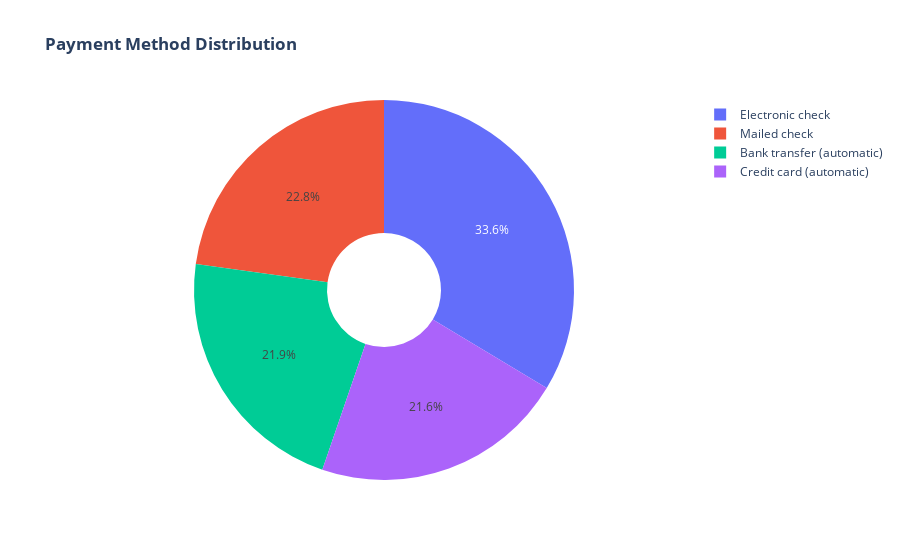
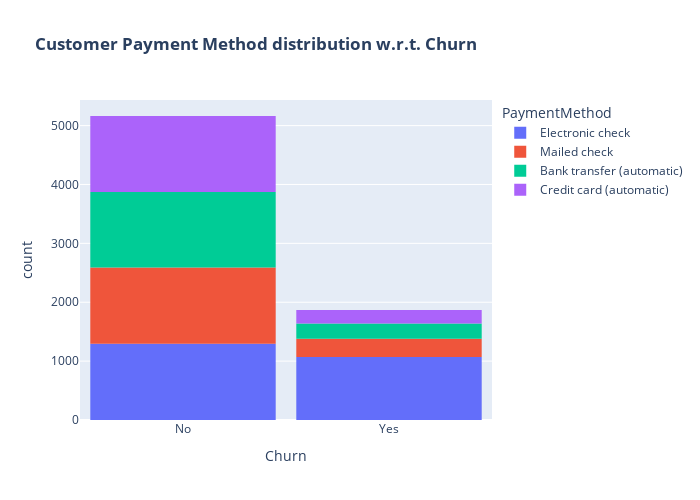

The notebook cell saved with these charts, in order:
### Code cell
labels = data['PaymentMethod'].unique()
values = data['PaymentMethod'].value_counts()

fig = go.Figure(data=[go.Pie(labels=labels, values=values, hole=.3)])
fig.update_layout(title_text="<b>Payment Method Distribution</b>")
fig.show()

fig = px.histogram(data, x="Churn", color="PaymentMethod", title="<b>Customer Payment Method distribution w.r.t. Churn</b>")
fig.update_layout(width=700, height=500, bargap=0.1)
fig.show()

### Figure 1 — Plotly figure (JSON) as saved in the notebook; plotly's stock layout.template omitted (floating-point values rounded to 4 significant figures)
{"data": [{"hole": 0.3, "labels": ["Electronic check", "Mailed check", "Bank transfer (automatic)", "Credit card (automatic)"], "type": "pie", "values": [2365, 1604, 1542, 1521]}], "layout": {"title": {"text": "<b>Payment Method Distribution</b>"}}}

### Figure 2 — Plotly figure (JSON) as saved in the notebook; plotly's stock layout.template omitted (floating-point values rounded to 4 significant figures; data arrays with more than 128 entries replaced by an {"elided": "..."} marker saying what was removed)
{"data": [{"bingroup": "x", "hovertemplate": "PaymentMethod=Electronic check<br>Churn=%{x}<br>count=%{y}<extra></extra>", "legendgroup": "Electronic check", "marker": {"color": "#636efa", "pattern": {"shape": ""}}, "name": "Electronic check", "orientation": "v", "showlegend": true, "type": "histogram", "x": {"elided": "2365 str values"}, "xaxis": "x", "yaxis": "y"}, {"bingroup": "x", "hovertemplate": "PaymentMethod=Mailed check<br>Churn=%{x}<br>count=%{y}<extra></extra>", "legendgroup": "Mailed check", "marker": {"color": "#EF553B", "pattern": {"shape": ""}}, "name": "Mailed check", "orientation": "v", "showlegend": true, "type": "histogram", "x": {"elided": "1604 str values"}, "xaxis": "x", "yaxis": "y"}, {"bingroup": "x", "hovertemplate": "PaymentMethod=Bank transfer (automatic)<br>Churn=%{x}<br>count=%{y}<extra></extra>", "legendgroup": "Bank transfer (automatic)", "marker": {"color": "#00cc96", "pattern": {"shape": ""}}, "name": "Bank transfer (automatic)", "orientation": "v", "showlegend": true, "type": "histogram", "x": {"elided": "1542 str values"}, "xaxis": "x", "yaxis": "y"}, {"bingroup": "x", "hovertemplate": "PaymentMethod=Credit card (automatic)<br>Churn=%{x}<br>count=%{y}<extra></extra>", "legendgroup": "Credit card (automatic)", "marker": {"color": "#ab63fa", "pattern": {"shape": ""}}, "name": "Credit card (automatic)", "orientation": "v", "showlegend": true, "type": "histogram", "x": {"elided": "1521 str values"}, "xaxis": "x", "yaxis": "y"}], "layout": {"bargap": 0.1, "barmode": "relative", "height": 500, "legend": {"title": {"text": "PaymentMethod"}, "tracegroupgap": 0}, "title": {"text": "<b>Customer Payment Method distribution w.r.t. Churn</b>"}, "width": 700, "xaxis": {"anchor": "y", "domain": [0, 1], "title": {"text": "Churn"}}, "yaxis": {"anchor": "x", "domain": [0, 1], "title": {"text": "count"}}}}
